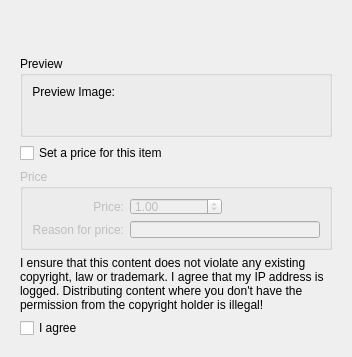
<?xml version="1.0" encoding="UTF-8"?>
<ui version="4.0">
 <class>UploadDialog</class>
 <widget class="QWidget" name="UploadDialog">
  <property name="geometry">
   <rect>
    <x>0</x>
    <y>0</y>
    <width>299</width>
    <height>355</height>
   </rect>
  </property>
  <property name="windowTitle">
   <string>Share Hot New Stuff</string>
  </property>
  <layout class="QVBoxLayout" name="verticalLayout">
   <item>
    <widget class="KTitleWidget" name="mTitleWidget"/>
   </item>
   <item>
    <layout class="QHBoxLayout" name="horizontalLayout">
     <item>
      <widget class="QLabel" name="busyLabel">
       <property name="sizePolicy">
        <sizepolicy hsizetype="MinimumExpanding" vsizetype="Preferred">
         <horstretch>0</horstretch>
         <verstretch>0</verstretch>
        </sizepolicy>
       </property>
       <property name="text">
        <string/>
       </property>
      </widget>
     </item>
     <item>
      <widget class="QWidget" name="busyWidget" native="true">
       <property name="sizePolicy">
        <sizepolicy hsizetype="Fixed" vsizetype="Fixed">
         <horstretch>24</horstretch>
         <verstretch>24</verstretch>
        </sizepolicy>
       </property>
       <property name="minimumSize">
        <size>
         <width>24</width>
         <height>24</height>
        </size>
       </property>
      </widget>
     </item>
    </layout>
   </item>
   <item>
    <widget class="QStackedWidget" name="stackedWidget">
     <property name="currentIndex">
      <number>3</number>
     </property>
     <widget class="QWidget" name="page_3">
      <layout class="QGridLayout" name="gridLayout_3">
       <item row="3" column="1">
        <spacer name="verticalSpacer_2">
         <property name="orientation">
          <enum>Qt::Vertical</enum>
         </property>
         <property name="sizeHint" stdset="0">
          <size>
           <width>205</width>
           <height>183</height>
          </size>
         </property>
        </spacer>
       </item>
       <item row="2" column="1">
        <widget class="KLineEdit" name="password">
         <property name="passwordMode">
          <bool>true</bool>
         </property>
        </widget>
       </item>
       <item row="2" column="0">
        <widget class="QLabel" name="label_11">
         <property name="sizePolicy">
          <sizepolicy hsizetype="Minimum" vsizetype="Preferred">
           <horstretch>0</horstretch>
           <verstretch>0</verstretch>
          </sizepolicy>
         </property>
         <property name="text">
          <string>Password:</string>
         </property>
         <property name="alignment">
          <set>Qt::AlignRight|Qt::AlignTrailing|Qt::AlignVCenter</set>
         </property>
        </widget>
       </item>
       <item row="1" column="0">
        <widget class="QLabel" name="label_10">
         <property name="sizePolicy">
          <sizepolicy hsizetype="Minimum" vsizetype="Preferred">
           <horstretch>0</horstretch>
           <verstretch>0</verstretch>
          </sizepolicy>
         </property>
         <property name="text">
          <string>Username:</string>
         </property>
         <property name="alignment">
          <set>Qt::AlignRight|Qt::AlignTrailing|Qt::AlignVCenter</set>
         </property>
        </widget>
       </item>
       <item row="0" column="1">
        <widget class="QComboBox" name="providerComboBox"/>
       </item>
       <item row="1" column="1">
        <widget class="KLineEdit" name="username"/>
       </item>
       <item row="0" column="0">
        <widget class="QLabel" name="label_9">
         <property name="sizePolicy">
          <sizepolicy hsizetype="Minimum" vsizetype="Preferred">
           <horstretch>0</horstretch>
           <verstretch>0</verstretch>
          </sizepolicy>
         </property>
         <property name="text">
          <string>Provider:</string>
         </property>
         <property name="alignment">
          <set>Qt::AlignRight|Qt::AlignTrailing|Qt::AlignVCenter</set>
         </property>
        </widget>
       </item>
      </layout>
     </widget>
     <widget class="QWidget" name="page_5">
      <layout class="QVBoxLayout" name="verticalLayout_4">
       <item>
        <widget class="QLabel" name="uploadFileLabel">
         <property name="text">
          <string>File to upload:</string>
         </property>
        </widget>
       </item>
       <item>
        <widget class="KUrlRequester" name="uploadFileRequester"/>
       </item>
       <item>
        <widget class="QRadioButton" name="radioNewUpload">
         <property name="text">
          <string>New Upload</string>
         </property>
         <property name="checked">
          <bool>true</bool>
         </property>
        </widget>
       </item>
       <item>
        <widget class="QRadioButton" name="radioUpdate">
         <property name="enabled">
          <bool>true</bool>
         </property>
         <property name="text">
          <string>Update</string>
         </property>
        </widget>
       </item>
       <item>
        <widget class="QListWidget" name="userContentList">
         <property name="enabled">
          <bool>false</bool>
         </property>
        </widget>
       </item>
      </layout>
     </widget>
     <widget class="QWidget" name="page">
      <layout class="QGridLayout" name="gridLayout">
       <item row="5" column="2" colspan="2">
        <widget class="KTextEdit" name="mSummaryEdit"/>
       </item>
       <item row="4" column="2" colspan="2">
        <widget class="KComboBox" name="mLicenseCombo">
         <property name="editable">
          <bool>true</bool>
         </property>
         <item>
          <property name="text">
           <string>GPL</string>
          </property>
         </item>
         <item>
          <property name="text">
           <string>LGPL</string>
          </property>
         </item>
         <item>
          <property name="text">
           <string>BSD</string>
          </property>
         </item>
        </widget>
       </item>
       <item row="5" column="0" colspan="2">
        <widget class="QLabel" name="label_8">
         <property name="text">
          <string>Description:</string>
         </property>
         <property name="alignment">
          <set>Qt::AlignRight|Qt::AlignTrailing|Qt::AlignVCenter</set>
         </property>
         <property name="buddy">
          <cstring>mSummaryEdit</cstring>
         </property>
        </widget>
       </item>
       <item row="6" column="1">
        <widget class="QLabel" name="priceLabel_2">
         <property name="enabled">
          <bool>true</bool>
         </property>
         <property name="text">
          <string>Changelog:</string>
         </property>
         <property name="alignment">
          <set>Qt::AlignRight|Qt::AlignTrailing|Qt::AlignVCenter</set>
         </property>
        </widget>
       </item>
       <item row="3" column="0" colspan="2">
        <widget class="QLabel" name="label_5">
         <property name="text">
          <string>Version:</string>
         </property>
         <property name="alignment">
          <set>Qt::AlignRight|Qt::AlignTrailing|Qt::AlignVCenter</set>
         </property>
         <property name="buddy">
          <cstring>mVersionEdit</cstring>
         </property>
        </widget>
       </item>
       <item row="4" column="0" colspan="2">
        <widget class="QLabel" name="label_6">
         <property name="text">
          <string>License:</string>
         </property>
         <property name="alignment">
          <set>Qt::AlignRight|Qt::AlignTrailing|Qt::AlignVCenter</set>
         </property>
         <property name="buddy">
          <cstring>mLicenseCombo</cstring>
         </property>
        </widget>
       </item>
       <item row="0" column="0" colspan="4">
        <widget class="QLabel" name="label_12">
         <property name="text">
          <string>Please fill out the information about your upload in English.</string>
         </property>
        </widget>
       </item>
       <item row="3" column="2" colspan="2">
        <widget class="KLineEdit" name="mVersionEdit"/>
       </item>
       <item row="1" column="1">
        <widget class="QLabel" name="label_4">
         <property name="toolTip">
          <string/>
         </property>
         <property name="whatsThis">
          <string/>
         </property>
         <property name="text">
          <string>Title:</string>
         </property>
         <property name="alignment">
          <set>Qt::AlignRight|Qt::AlignTrailing|Qt::AlignVCenter</set>
         </property>
         <property name="buddy">
          <cstring>mNameEdit</cstring>
         </property>
        </widget>
       </item>
       <item row="6" column="2">
        <widget class="KTextEdit" name="changelog"/>
       </item>
       <item row="2" column="0" colspan="2">
        <widget class="QLabel" name="mCategoryLabel">
         <property name="toolTip">
          <string/>
         </property>
         <property name="whatsThis">
          <string/>
         </property>
         <property name="text">
          <string>Category:</string>
         </property>
         <property name="alignment">
          <set>Qt::AlignRight|Qt::AlignTrailing|Qt::AlignVCenter</set>
         </property>
         <property name="buddy">
          <cstring>mNameEdit</cstring>
         </property>
        </widget>
       </item>
       <item row="1" column="2" colspan="2">
        <widget class="KLineEdit" name="mNameEdit">
         <property name="toolTip">
          <string>Name of the file as it will appear on the website</string>
         </property>
         <property name="whatsThis">
          <string>This should clearly describe the file content. It can be the same text as the title of the kvtml file.</string>
         </property>
        </widget>
       </item>
       <item row="2" column="2" colspan="2">
        <widget class="KComboBox" name="mCategoryCombo"/>
       </item>
      </layout>
     </widget>
     <widget class="QWidget" name="page_4">
      <layout class="QVBoxLayout" name="verticalLayout_2">
       <item>
        <widget class="QGroupBox" name="groupBox_2">
         <property name="title">
          <string>Preview</string>
         </property>
         <property name="checkable">
          <bool>false</bool>
         </property>
         <layout class="QFormLayout" name="formLayout">
          <item row="0" column="0">
           <widget class="QLabel" name="label_7">
            <property name="text">
             <string>Preview Image:</string>
            </property>
            <property name="alignment">
             <set>Qt::AlignRight|Qt::AlignTrailing|Qt::AlignVCenter</set>
            </property>
            <property name="buddy">
             <cstring>mPreviewUrl</cstring>
            </property>
           </widget>
          </item>
          <item row="0" column="1">
           <widget class="KUrlRequester" name="mPreviewUrl"/>
          </item>
          <item row="1" column="1">
           <widget class="QLabel" name="mImagePreview">
            <property name="sizePolicy">
             <sizepolicy hsizetype="Preferred" vsizetype="Preferred">
              <horstretch>100</horstretch>
              <verstretch>100</verstretch>
             </sizepolicy>
            </property>
            <property name="minimumSize">
             <size>
              <width>50</width>
              <height>50</height>
             </size>
            </property>
            <property name="text">
             <string/>
            </property>
            <property name="alignment">
             <set>Qt::AlignRight|Qt::AlignTrailing|Qt::AlignVCenter</set>
            </property>
           </widget>
          </item>
         </layout>
        </widget>
       </item>
       <item>
        <widget class="QCheckBox" name="priceCheckBox">
         <property name="text">
          <string>Set a price for this item</string>
         </property>
        </widget>
       </item>
       <item>
        <widget class="QGroupBox" name="priceGroupBox">
         <property name="enabled">
          <bool>false</bool>
         </property>
         <property name="title">
          <string>Price</string>
         </property>
         <property name="checkable">
          <bool>false</bool>
         </property>
         <layout class="QGridLayout" name="gridLayout_2">
          <item row="0" column="0">
           <widget class="QLabel" name="priceLabel">
            <property name="text">
             <string>Price:</string>
            </property>
            <property name="alignment">
             <set>Qt::AlignRight|Qt::AlignTrailing|Qt::AlignVCenter</set>
            </property>
           </widget>
          </item>
          <item row="0" column="1">
           <widget class="QDoubleSpinBox" name="priceSpinBox">
            <property name="singleStep">
             <double>0.010000000000000</double>
            </property>
            <property name="value">
             <double>1.000000000000000</double>
            </property>
           </widget>
          </item>
          <item row="0" column="2">
           <widget class="QLabel" name="priceCurrency">
            <property name="text">
             <string/>
            </property>
           </widget>
          </item>
          <item row="1" column="0">
           <widget class="QLabel" name="priceReasonLabel">
            <property name="text">
             <string>Reason for price:</string>
            </property>
            <property name="alignment">
             <set>Qt::AlignRight|Qt::AlignTrailing|Qt::AlignVCenter</set>
            </property>
           </widget>
          </item>
          <item row="1" column="1" colspan="2">
           <widget class="KLineEdit" name="priceReasonLineEdit"/>
          </item>
         </layout>
        </widget>
       </item>
       <item>
        <widget class="QLabel" name="label">
         <property name="text">
          <string>I ensure that this content does not violate any existing copyright, law or trademark. I agree that my IP address is logged. Distributing content where you don't have the permission from the copyright holder is illegal!</string>
         </property>
         <property name="wordWrap">
          <bool>true</bool>
         </property>
        </widget>
       </item>
       <item>
        <widget class="QCheckBox" name="copyrightCheckBox">
         <property name="text">
          <string>I agree</string>
         </property>
        </widget>
       </item>
       <item>
        <spacer name="verticalSpacer_3">
         <property name="orientation">
          <enum>Qt::Vertical</enum>
         </property>
         <property name="sizeHint" stdset="0">
          <size>
           <width>20</width>
           <height>40</height>
          </size>
         </property>
        </spacer>
       </item>
      </layout>
     </widget>
     <widget class="QWidget" name="page_2">
      <layout class="QVBoxLayout" name="verticalLayout_3">
       <item>
        <layout class="QGridLayout" name="gridLayout_4">
         <item row="0" column="0">
          <widget class="QLabel" name="createContentImageLabel">
           <property name="sizePolicy">
            <sizepolicy hsizetype="Minimum" vsizetype="Preferred">
             <horstretch>22</horstretch>
             <verstretch>22</verstretch>
            </sizepolicy>
           </property>
           <property name="minimumSize">
            <size>
             <width>22</width>
             <height>22</height>
            </size>
           </property>
           <property name="text">
            <string/>
           </property>
          </widget>
         </item>
         <item row="1" column="0">
          <widget class="QLabel" name="uploadContentImageLabel">
           <property name="sizePolicy">
            <sizepolicy hsizetype="Minimum" vsizetype="Preferred">
             <horstretch>22</horstretch>
             <verstretch>22</verstretch>
            </sizepolicy>
           </property>
           <property name="minimumSize">
            <size>
             <width>22</width>
             <height>22</height>
            </size>
           </property>
           <property name="text">
            <string/>
           </property>
          </widget>
         </item>
         <item row="2" column="0">
          <widget class="QLabel" name="uploadPreviewImageLabel">
           <property name="sizePolicy">
            <sizepolicy hsizetype="Minimum" vsizetype="Preferred">
             <horstretch>22</horstretch>
             <verstretch>22</verstretch>
            </sizepolicy>
           </property>
           <property name="minimumSize">
            <size>
             <width>22</width>
             <height>22</height>
            </size>
           </property>
           <property name="text">
            <string/>
           </property>
          </widget>
         </item>
         <item row="3" column="0">
          <widget class="QLabel" name="fetchContentLinkImageLabel">
           <property name="sizePolicy">
            <sizepolicy hsizetype="Minimum" vsizetype="Preferred">
             <horstretch>22</horstretch>
             <verstretch>22</verstretch>
            </sizepolicy>
           </property>
           <property name="minimumSize">
            <size>
             <width>22</width>
             <height>22</height>
            </size>
           </property>
           <property name="maximumSize">
            <size>
             <width>22</width>
             <height>16777215</height>
            </size>
           </property>
           <property name="text">
            <string/>
           </property>
          </widget>
         </item>
         <item row="3" column="1">
          <widget class="QLabel" name="contentWebsiteLinkLabel">
           <property name="text">
            <string>Fetch content link from server</string>
           </property>
          </widget>
         </item>
         <item row="0" column="1">
          <widget class="QLabel" name="creatingContentLabel">
           <property name="sizePolicy">
            <sizepolicy hsizetype="MinimumExpanding" vsizetype="Preferred">
             <horstretch>0</horstretch>
             <verstretch>0</verstretch>
            </sizepolicy>
           </property>
           <property name="text">
            <string>Create content on server</string>
           </property>
          </widget>
         </item>
         <item row="1" column="1">
          <widget class="QLabel" name="creatingContentLabel_2">
           <property name="sizePolicy">
            <sizepolicy hsizetype="MinimumExpanding" vsizetype="Preferred">
             <horstretch>0</horstretch>
             <verstretch>0</verstretch>
            </sizepolicy>
           </property>
           <property name="text">
            <string>Upload content</string>
           </property>
          </widget>
         </item>
         <item row="2" column="1">
          <widget class="QLabel" name="uploadPreviewLabel">
           <property name="sizePolicy">
            <sizepolicy hsizetype="MinimumExpanding" vsizetype="Preferred">
             <horstretch>0</horstretch>
             <verstretch>0</verstretch>
            </sizepolicy>
           </property>
           <property name="text">
            <string>Upload preview</string>
           </property>
          </widget>
         </item>
         <item row="4" column="1">
          <widget class="QLabel" name="contentWebsiteLink">
           <property name="text">
            <string/>
           </property>
           <property name="openExternalLinks">
            <bool>true</bool>
           </property>
          </widget>
         </item>
         <item row="6" column="1">
          <spacer name="verticalSpacer">
           <property name="orientation">
            <enum>Qt::Vertical</enum>
           </property>
           <property name="sizeHint" stdset="0">
            <size>
             <width>91</width>
             <height>199</height>
            </size>
           </property>
          </spacer>
         </item>
         <item row="5" column="1">
          <widget class="QLabel" name="label_2">
           <property name="text">
            <string>Note: You and edit, update and delete your content on the website.</string>
           </property>
           <property name="wordWrap">
            <bool>true</bool>
           </property>
          </widget>
         </item>
        </layout>
       </item>
       <item>
        <widget class="QProgressBar" name="uploadProgressBar">
         <property name="maximum">
          <number>1</number>
         </property>
         <property name="value">
          <number>-1</number>
         </property>
        </widget>
       </item>
       <item>
        <layout class="QHBoxLayout" name="horizontalLayout_2">
         <item>
          <spacer name="horizontalSpacer">
           <property name="orientation">
            <enum>Qt::Horizontal</enum>
           </property>
           <property name="sizeHint" stdset="0">
            <size>
             <width>40</width>
             <height>20</height>
            </size>
           </property>
          </spacer>
         </item>
         <item>
          <widget class="QPushButton" name="uploadButton">
           <property name="text">
            <string>Start Upload</string>
           </property>
          </widget>
         </item>
        </layout>
       </item>
      </layout>
     </widget>
    </widget>
   </item>
  </layout>
 </widget>
 <customwidgets>
  <customwidget>
   <class>KUrlRequester</class>
   <extends>QFrame</extends>
   <header>kurlrequester.h</header>
  </customwidget>
  <customwidget>
   <class>KTitleWidget</class>
   <extends>QWidget</extends>
   <header>ktitlewidget.h</header>
  </customwidget>
  <customwidget>
   <class>KLineEdit</class>
   <extends>QLineEdit</extends>
   <header>klineedit.h</header>
  </customwidget>
  <customwidget>
   <class>KComboBox</class>
   <extends>QComboBox</extends>
   <header>kcombobox.h</header>
  </customwidget>
  <customwidget>
   <class>KTextEdit</class>
   <extends>QTextEdit</extends>
   <header>ktextedit.h</header>
  </customwidget>
 </customwidgets>
 <tabstops>
  <tabstop>providerComboBox</tabstop>
  <tabstop>username</tabstop>
  <tabstop>password</tabstop>
  <tabstop>uploadFileRequester</tabstop>
  <tabstop>radioNewUpload</tabstop>
  <tabstop>radioUpdate</tabstop>
  <tabstop>userContentList</tabstop>
  <tabstop>mNameEdit</tabstop>
  <tabstop>mCategoryCombo</tabstop>
  <tabstop>mVersionEdit</tabstop>
  <tabstop>mLicenseCombo</tabstop>
  <tabstop>mSummaryEdit</tabstop>
  <tabstop>changelog</tabstop>
  <tabstop>mPreviewUrl</tabstop>
  <tabstop>priceCheckBox</tabstop>
  <tabstop>priceSpinBox</tabstop>
  <tabstop>priceReasonLineEdit</tabstop>
  <tabstop>copyrightCheckBox</tabstop>
  <tabstop>uploadButton</tabstop>
 </tabstops>
 <resources/>
 <connections/>
</ui>
